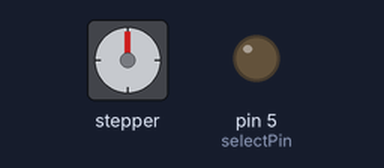
A sketch run on a simulated Arduino Uno, built with avr-gcc and run on an emulated ATmega328P. Shown: stepper motor, output pins drawn as LEDs (lit = HIGH). Stepper angles assume 320 steps per turn.

Above: at 0.1 s.
At 6.89 s:
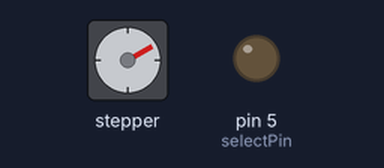
At 13.9 s:
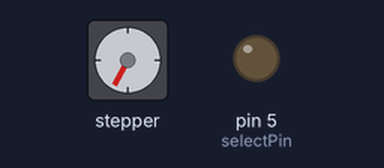
At 27.8 s:
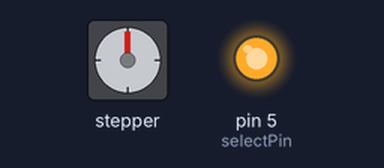
Timing chart, 0 to 40.0 s (numbered marks = the images above):
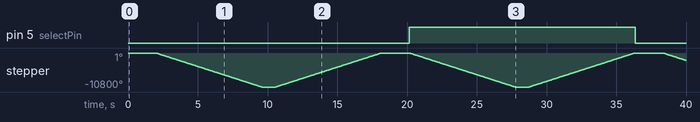

Measured:
- by itself, pin 5 (selectPin): LOW → HIGH at 20.2 s, → LOW 16.2 s later
- by itself, stepper: turns 10800° counter-clockwise in 7.6 s, then 10800° clockwise in 7.6 s, then 10800° counter-clockwise in 7.6 s, then 10800° clockwise in 7.6 s, and so on

The sketch:

BasicStepperDriver.ino
```cpp
// (licence header left out)
#include <Arduino.h>
#include "BasicStepperDriver.h"

// Motor steps per revolution. Most steppers are 200 steps or 1.8 degrees/step
#define MOTOR_STEPS 20
#define RPM 240//960

// Since microstepping is set externally, make sure this matches the selected mode
// If it doesn't, the motor will move at a different RPM than chosen
// 1=full step, 2=half step etc.
#define MICROSTEPS 16

// All the wires needed for full functionality
#define DIR 8
#define STEP 9
//Uncomment line to use enable/disable functionality
#define ENABLE 6

// 2-wire basic config, microstepping is hardwired on the driver
//BasicStepperDriver stepper(MOTOR_STEPS, DIR, STEP);

const int selectPin =5;//Low = mot #0, Hight = mot #3

//Uncomment line to use enable/disable functionality
BasicStepperDriver stepper(MOTOR_STEPS, DIR, STEP, ENABLE);

void setup() {
    pinMode(selectPin, OUTPUT);
    digitalWrite(selectPin, LOW);

    stepper.begin(RPM, MICROSTEPS);
    stepper.disable();
}

void loop() {

    // energize coils - the motor will hold position
    delay(2000);


    /*
     * Moving motor one full revolution using the degree notation
     */
    stepper.enable();
    stepper.rotate(-360*30);
    stepper.disable();

    delay(1000);
    /*
     * Moving motor to original position using steps
     */
    stepper.enable();
    stepper.move(MOTOR_STEPS*MICROSTEPS*30);
    stepper.disable();

    // pause and allow the motor to be moved by hand
    // stepper.disable();

    delay(2000);

    digitalWrite(selectPin, HIGH);

    /*
     * Moving motor one full revolution using the degree notation
     */
    stepper.enable();
    stepper.rotate(-360*30);
    stepper.disable();

    delay(1000);
    /*
     * Moving motor to original position using steps
     */
    stepper.enable();
    stepper.move(MOTOR_STEPS*MICROSTEPS*30);
    // pause and allow the motor to be moved by hand
    stepper.disable();

    delay(10);

    digitalWrite(selectPin, LOW);
}


/*
// The selectMuxPin function sets the S0, S1, and S2 pins
// accordingly, given a pin from 0-7.
void selectMuxPin(byte pin)
{
  if (pin > 7) return; // Exit if pin is out of scope
  for (int i=0; i<3; i++)
  {
    if (pin & (1<<i))
      digitalWrite(selectPins[i], HIGH);
    else
      digitalWrite(selectPins[i], LOW);
  }
}
*/
```
